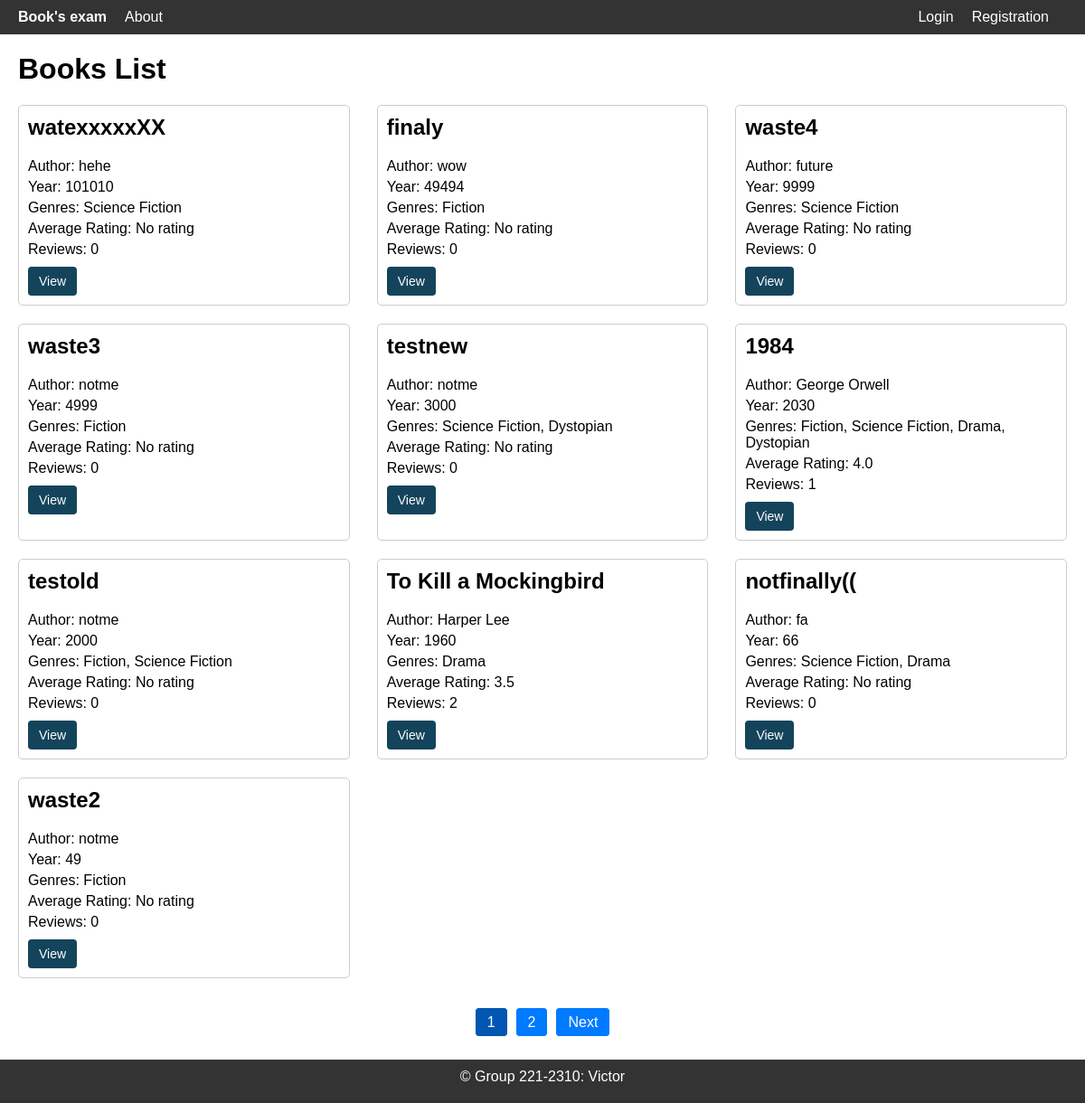
The app's page /, older data.
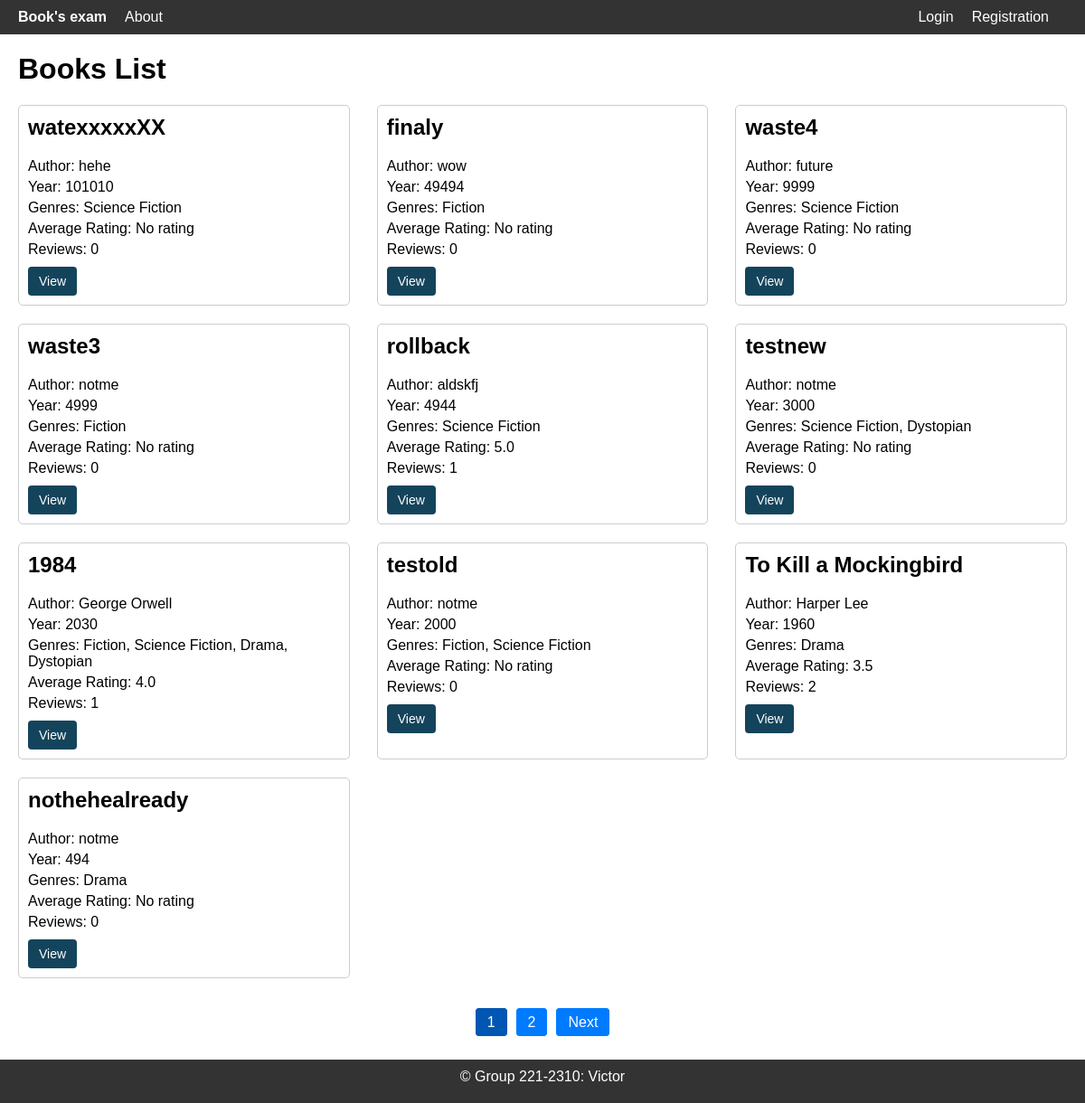
The same page, newer data.
### app/models.py (models this page shows)
class Book(db.Model):
    id = db.Column(db.Integer, primary_key=True)
    title = db.Column(db.String(200), nullable=False)
    description = db.Column(db.Text, nullable=False)
    year = db.Column(db.Integer, nullable=False)
    publisher = db.Column(db.String(200), nullable=False)
    author = db.Column(db.String(200), nullable=False)
    pages = db.Column(db.Integer, nullable=False)
    cover_id = db.Column(db.Integer, db.ForeignKey('cover.id'), nullable=False)
    genres = db.relationship('Genre', secondary='book_genre', backref=db.backref('books', lazy='dynamic'))
    reviews = db.relationship('Review', backref='book', lazy=True)

class Genre(db.Model):
    id = db.Column(db.Integer, primary_key=True)
    name = db.Column(db.String(200), unique=True, nullable=False)

### app/routes.py (the view)
@app.route('/')
def index():
    page = request.args.get('page', 1, type=int)
    books = Book.query.order_by(Book.year.desc()).paginate(page=page, per_page=10)
    book_avg_ratings = {}
    reviews_count = {}
    for book in books.items:
        avg_rating = db.session.query(func.avg(Review.rating)).filter(Review.book_id == book.id).scalar()
        book_avg_ratings[book.id] = round(avg_rating, 2) if avg_rating is not None else "No rating"
        reviews_count[book.id] = Review.query.filter(Review.book_id == book.id).count()
    return render_template('index.html', books=books, book_avg_ratings=book_avg_ratings, reviews_count=reviews_count)

### app/templates/index.html (shortened to what this page needs)
{% extends "base.html" %}
{% block content %}
    <h1>Books List</h1>
    <div class="books">
        {% for book in books.items %}
            <div class="book">
                <h2>{{ book.title }}</h2>
                <p class="author">Author: {{ book.author }}</p>
                <p class="year">Year: {{ book.year }}</p>
                <p class="genres">Genres: {% for genre in book.genres %}{{ genre.name }}{% if not loop.last %}, {% endif %}{% endfor %}</p>
                {% if book.id in book_avg_ratings %}
                    <p class="avg-rating">Average Rating: {{ book_avg_ratings[book.id] }}</p>
                {% else %}
                    <p class="avg-rating">Average Rating: No rating</p>
                {% endif %}
                <p class="reviews">Reviews: {{ reviews_count[book.id] }}</p>
                {% if current_user.is_authenticated %}
                    {% if current_user.role.name == 'Администратор' %}
                        <div class="button-wrapper">
                            <a class="button view" href="{{ url_for('view_book', book_id=book.id) }}">View</a>
                        </div>
                        <div class="button-wrapper">
                            <a class="button edit" href="{{ url_for('edit_book', book_id=book.id) }}">Edit</a>
                        </div>
                        <div class="button-wrapper">
                            <a class="button delete" href="#" data-book-id="{{ book.id }}" data-book-title="{{ book.title }}">Delete</a>
                        </div>
                    {% elif current_user.role.name == 'Модератор' %}
                        <div class="button-wrapper">
                            <a class="button view" href="{{ url_for('view_book', book_id=book.id) }}">View</a>
                        </div>
                        <div class="button-wrapper">
                            <a class="button edit" href="{{ url_for('edit_book', book_id=book.id) }}">Edit</a>
                        </div>
                    {% else %}
                        <div class="button-wrapper">
                            <a class="button view" href="{{ url_for('view_book', book_id=book.id) }}">View</a>
                        </div>
                    {% endif %}
                {% else %}
                    <div class="button-wrapper">
                        <a class="button view" href="{{ url_for('view_book', book_id=book.id) }}">View</a>
                    </div>
                {% endif %}
            </div>
        {% endfor %}
    </div>
    <div class="pagination">
        {% for num in books.iter_pages() %}
            {% if num %}
                {% if num == books.page %}
                    <li class="page-item active"><a class="page-link" href="#">{{ num }}</a></li>
                {% else %}
                    <li class="page-item"><a class="page-link" href="{{ url_for('index', page=num) }}">{{ num }}</a></li>
                {% endif %}
            {% else %}
                <li class="page-item disabled"><span class="page-link">...</span></li>
            {% endif %}
        {% endfor %}
        {% if books.has_next %}
            <li class="page-item"><a class="page-link" href="{{ url_for('index', page=books.next_num) }}">Next</a></li>
        {% endif %}
    </div>
{% endblock %}

Row changes from the older to the newer data that the page shows:
no longer on this page (row unchanged): Book: title "notfinally((", author "fa", year "66", book_avg_ratings "No rating", reviews_count "0", Genre (name "Science Fiction"), Genre (name "Drama")
no longer on this page (row unchanged): Book: title "waste2", author "notme", year "49", book_avg_ratings "No rating", reviews_count "0", Genre (name "Fiction")
added Book: title "rollback", author "aldskfj", year "4944", book_avg_ratings "5.0", reviews_count "1", Genre (name "Science Fiction")
added Book: title "nothehealready", author "notme", year "494", book_avg_ratings "No rating", reviews_count "0", Genre (name "Drama")
